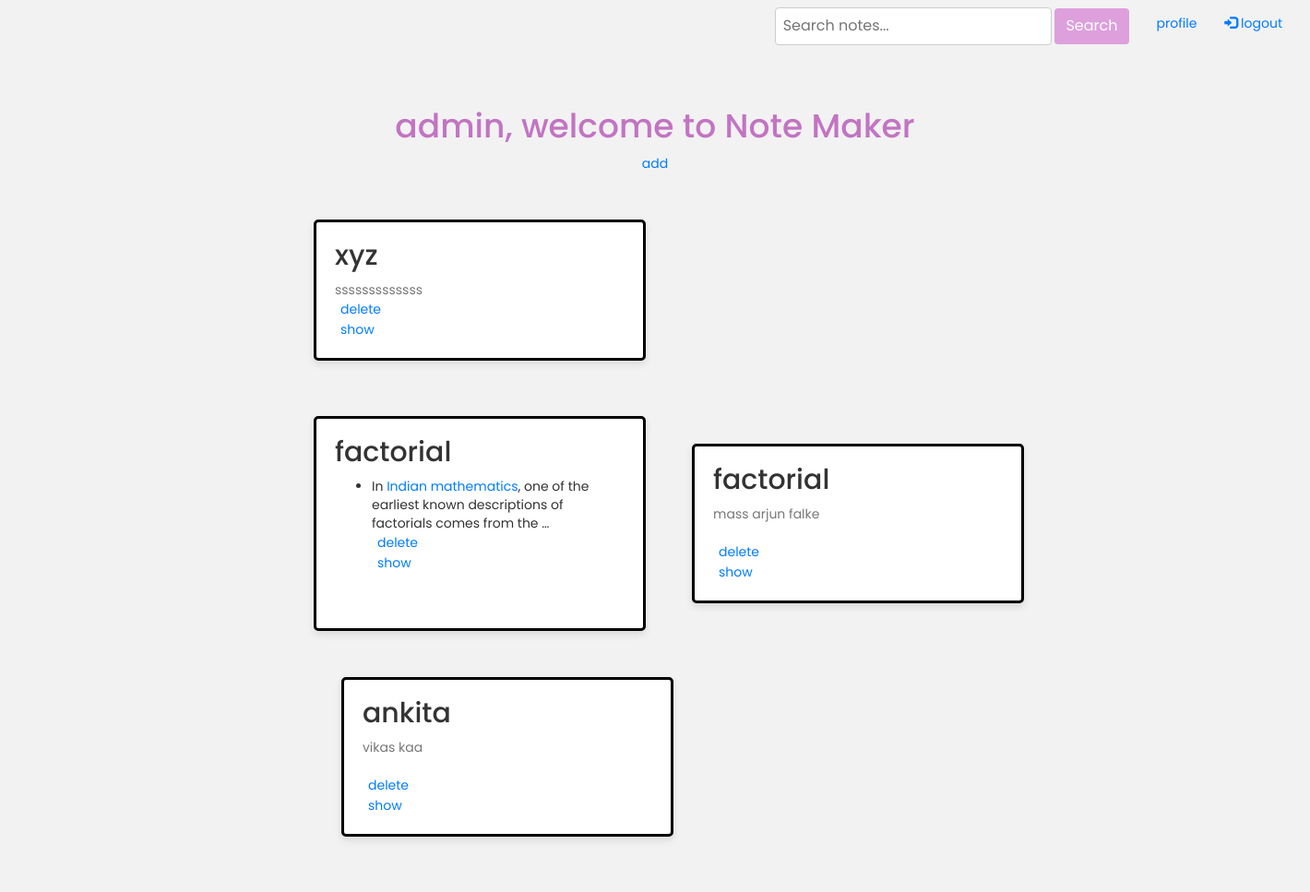
The app's page / (signed in) with its own data.
### myapp/models.py (models this page shows)
class AddNotes(models.Model):
    subject = models.CharField(max_length=100)
    chapter = models.CharField(max_length=100)
    notes = RichTextField(blank=True,null=True)

### myapp/views.py (the view)
# urls.py: path('', views.index,name='index'),
@csrf_protect
def index(request):
    if request.method=='POST':
        username=request.POST['username']
        password=request.POST['password']
        user=auth.authenticate(username=username,password=password)
        if user is not None:
            auth.login(request,user)
            return redirect('/')
    else:
        at=AddNotes.objects.all()
        return render(request,'index.html',{'at':at})

### templates/index.html (shortened to what this page needs)
<!DOCTYPE html>
<html>
<head>
  <link rel="stylesheet" href="https://maxcdn.bootstrapcdn.com/bootstrap/3.3.7/css/bootstrap.min.css">
		<link rel="stylesheet" href="https://cdnjs.cloudflare.com/ajax/libs/font-awesome/4.7.0/css/font-awesome.min.css">
</head>
<body>
    <nav  style="border-radius:0px !important; margin:0;border: 0">
        <div class="container-fluid">
            <div class="collapse navbar-collapse" id="myNavbar">
                <ul class="nav navbar-nav navbar-right">
                    <li><a href="user"></span> profile</a></li>
                    {% if user.is_authenticated %}
                    <li><a href="logout"><span class="glyphicon glyphicon-log-in"></span> logout</a></li>
                    {% else %}
                    <li><a href="" data-toggle="modal" data-target="#myModal"></span> Login or signup</a></li>
                    {%endif%}
                </ul>
                <form class="navbar-form navbar-right" action="search" method="post">
                  <div class="input-group">
                    <div class="search-bar">
                    <input type="text" placeholder="Search notes..." name="search">
                    <button class="search-button">Search</button>
                  </div>
                    </div>
                  </div>
            </div>
    </nav>
  <div class="container3">
    {% if user.is_authenticated%}
    <h1 style="color: rgb(194, 116, 194);">{{user.username}}, welcome to Note Maker</h1>
    {%else%}
    <h1 style="color: rgb(194, 116, 194);">welcome to Note Maker</h1>
    {%endif%}
<button><a href="AddNote">add</a></button>
</div>
{% for i in at %}
<div class="container">
    <div class="notes">
      <div class="note">
        <h2>{{i.chapter}}</h2>
        <p>{{i.notes|safe|truncatewords:20}}</p>
        <form action="/del/{{i.id}}" method="post" >
          <button>delete</button>
        </form>
        <form action="/show/{{i.id}}" method="post">
          <button>show</button>
        </form>
      </div>
      <br>
    </div>
  </div>
  {%endfor%}
</body>
</html>

### templates/index.html (style rules this page uses)
body { font-family: 'Poppins', Arial, sans-serif; background-color: #f2f2f2; margin: 0; }
.container { max-width: 800px; margin: 0 auto; padding: 20px; }
h1 { text-align: center; color: #333; }
.search-bar { margin-bottom: 20px; text-align: center; }
.search-bar input[type="text"] { width: 300px; padding: 8px; font-size: 16px; border: 1px solid #ccc; border-radius: 4px; }
.search-button { padding: 8px 12px; font-size: 16px; background-color: plum; color: #fff; border: none; border-radius: 4px; cursor: pointer; }
.notes { display: grid; grid-template-columns: repeat(auto-fit, minmax(250px, 1fr)); grid-gap: 20px; }
.note { background-color: #fff; padding: 20px; border-radius: 5px; box-shadow: 0 4px 8px rgba(0, 0, 0, 0.1); transition: transform 0.2s ease; border: solid black; align-items: center; }
.note h2 { margin-top: 0; color: #333; }
.note p { margin-bottom: 0; color: #777; }
a { color: #007BFF; }
button { cursor: pointer; border: none; background-color: transparent; color: #007BFF; }
.container3 { max-width: 800px; margin: 0 auto; padding: 20px; text-align: center; color: rgb(194, 116, 194); }
@media screen and (min-width: 1024px) { .container { padding: 30px; } }
@media screen and (min-width: 1024px) { .search-bar input[type="text"] { width: 300px; } }
@media screen and (min-width: 1024px) { .notes { grid-template-columns: repeat(auto-fit, minmax(250px, 1fr)); } }

### records on screen
AddNotes: chapter "xyz", notes "sssssssssssss"
AddNotes: chapter "factorial", notes "In Indian mathematics , one of the earliest known descriptions of factorials comes from the …"
AddNotes: chapter "factorial", notes "mass arjun falke"
AddNotes: chapter "ankita", notes "vikas kaa"

### other values on screen
{{ user.username }} "admin"
